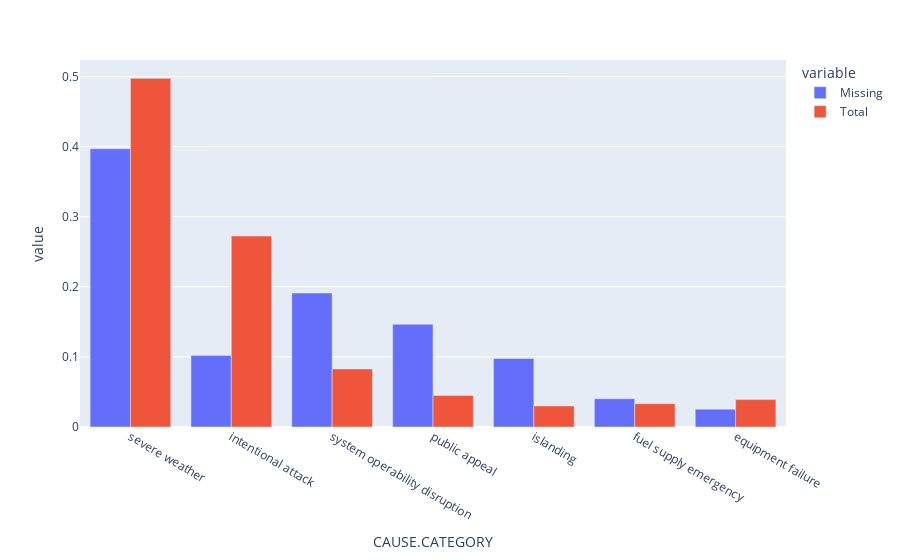

This figure's notebook cell:
### Markdown cell above
I'll set up the next Hypothesis Test as such:

- $H_0$: The missingness of Cause Category Detail is independent of Cause Category
- $H_a$: The missingness of Cause Category Detail is depenedent on Cause Category

### Code cell
assess_missingness_on_cause("CAUSE.CATEGORY.DETAIL")

### Figure 1 — Plotly figure (JSON) as saved in the notebook; plotly's stock layout.template omitted (floating-point values rounded to 4 significant figures)
{"data": [{"alignmentgroup": "True", "hovertemplate": "variable=Missing<br>CAUSE.CATEGORY=%{x}<br>value=%{y}<extra></extra>", "legendgroup": "Missing", "marker": {"color": "#636efa", "pattern": {"shape": ""}}, "name": "Missing", "offsetgroup": "Missing", "orientation": "v", "showlegend": true, "textposition": "auto", "type": "bar", "x": ["equipment failure", "fuel supply emergency", "intentional attack", "islanding", "public appeal", "severe weather", "system operability disruption"], "xaxis": "x", "y": [0.02548, 0.04034, 0.1019, 0.09766, 0.1465, 0.397, 0.1911], "yaxis": "y"}, {"alignmentgroup": "True", "hovertemplate": "variable=Total<br>CAUSE.CATEGORY=%{x}<br>value=%{y}<extra></extra>", "legendgroup": "Total", "marker": {"color": "#EF553B", "pattern": {"shape": ""}}, "name": "Total", "offsetgroup": "Total", "orientation": "v", "showlegend": true, "textposition": "auto", "type": "bar", "x": ["equipment failure", "fuel supply emergency", "intentional attack", "islanding", "public appeal", "severe weather", "system operability disruption"], "xaxis": "x", "y": [0.03911, 0.03325, 0.2725, 0.02999, 0.04498, 0.4974, 0.08279], "yaxis": "y"}], "layout": {"barmode": "group", "legend": {"title": {"text": "variable"}, "tracegroupgap": 0}, "margin": {"t": 60}, "xaxis": {"anchor": "y", "categoryorder": "total descending", "domain": [0, 1], "title": {"text": "CAUSE.CATEGORY"}}, "yaxis": {"anchor": "x", "domain": [0, 1], "title": {"text": "value"}}}}
